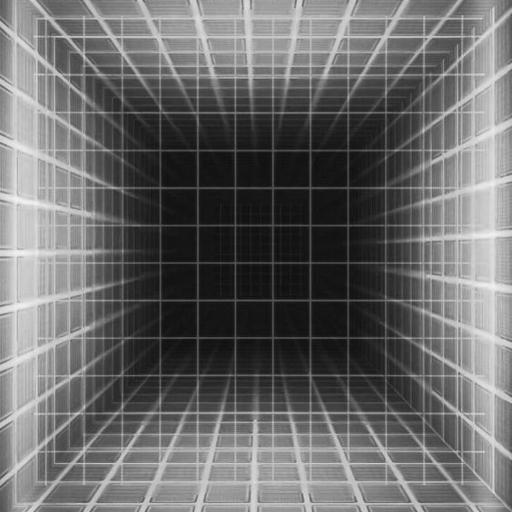
%> input picture Unidade_I/Lista4/images/background_2.jpg, 512 x 512 px
$ octave pratica4.m   (GNU Octave 9; MATLAB toolbox functions it lacks are replaced by stand-ins)
%> lines starting %> are read from the running program, lines starting %| are printed output that depends on the picture; in (x1, y1, x2, y2) boxes, pixels count from 0 and x2, y2 are one past the last pixel; in counts of white or black regions, pixels touching at a corner belong together; the program's own positions count from 1
clear all
close all

im_bg = imread('background_2.jpg');
%> im_bg is the input picture: size 512x512 uint8; min 10, max 245, mean 106.7
im_bg2 = imread('background_3.jpg');
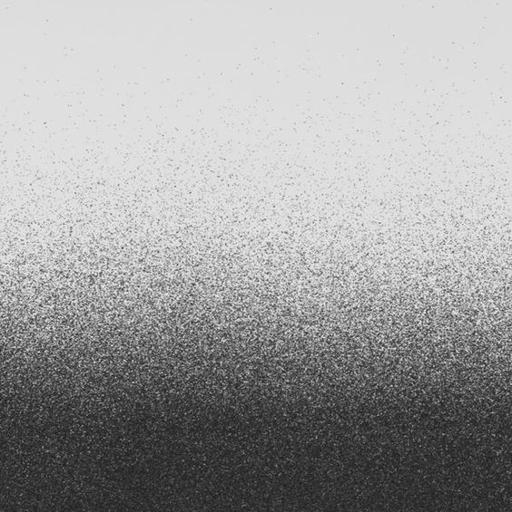
%> input picture Unidade_I/Lista4/images/background_3.jpg, 512 x 512 px
%> im_bg2 is the input picture: size 512x512 uint8; min 11, max 255, mean 159.6
im_mk = imread('mask_1.bmp');
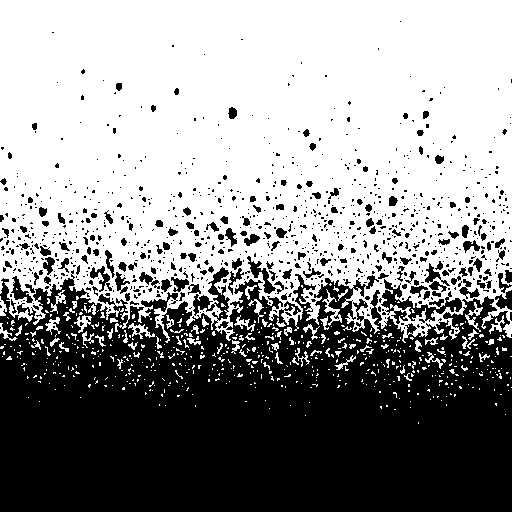
%> input picture Unidade_I/Lista4/images/mask_1.bmp, 512 x 512 px
%> im_mk is the input picture: size 512x512 uint8; 57.3% white; 987 black regions (829 under 20 px), largest, box (x1, y1, x2, y2) and area: (0, 267, 512, 512) 99157, (381, 279, 462, 324) 1120, (247, 256, 276, 294) 314
%im_mk = im_mk > 127;
im_ob = imread('object_4.jpg');
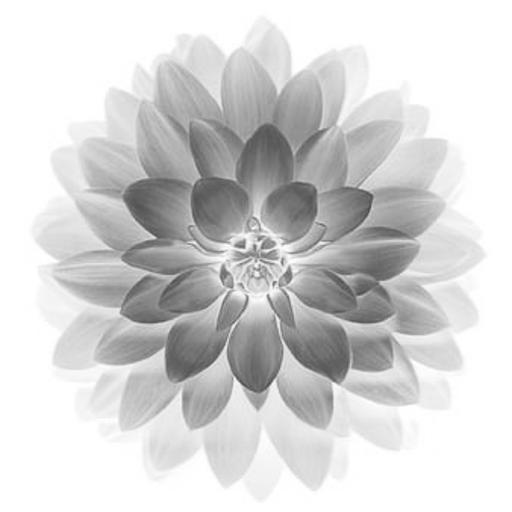
%> input picture Unidade_I/Lista4/images/object_4.jpg, 512 x 512 px
%> im_ob is the input picture: size 512x512 uint8; min 72, max 255, mean 213.4

%figure('name', 'teste')
%imshow((im_bg/2) + (im_ob/2))

figure('name', 'imagens de entrada');
subplot(1,3,1);
imshow(im_bg);
subplot(1,3,2);
imshow(im_mk);
subplot(1,3,3);
imshow(im_ob);

quadro = zeros(512, 512, 'uint8');

for i = 1:size(im_ob,1)
    for j = 1:size(im_ob,2)
       im_ob(i,j) = 255-im_ob(i,j);
    end
end
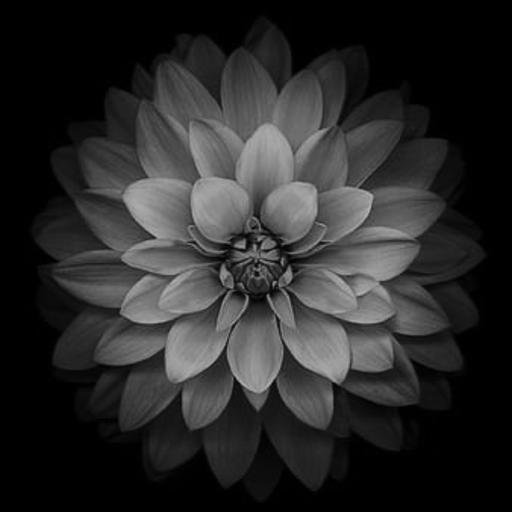
%> im_ob: size 512x512 uint8; min 0, max 183, mean 41.6

figure('name', 'imagem objeto');
imshow(im_ob);

im_bg2_copy = im_bg2;
for i = 1:size(im_ob,1)
    for j = 1:size(im_ob,2)
       im_bg2(size(im_ob,1)-i+1,j) = im_bg2_copy(i,j);
    end
end

im_mk_copy = im_mk;
for i = 1:size(im_ob,1)
    for j = 1:size(im_ob,2)
       im_mk(i,size(im_mk,2) + 1 - j) = im_mk_copy(j,i);
    end
end
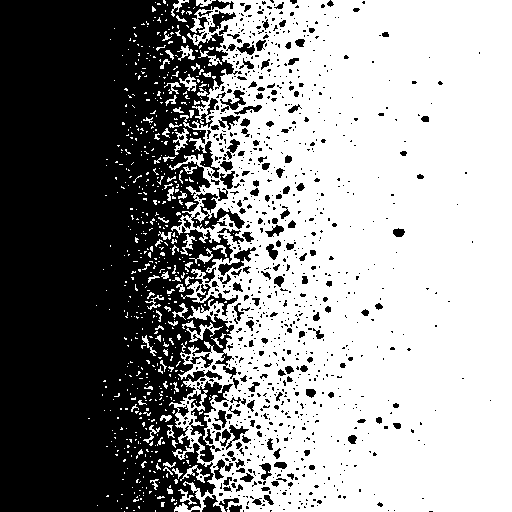
%> im_mk: size 512x512 uint8; 57.3% white; 987 black regions (829 under 20 px), largest, box (x1, y1, x2, y2) and area: (0, 0, 245, 512) 99157, (188, 381, 233, 462) 1120, (218, 247, 256, 276) 314

figure('name', 'rotação')
imshow(im_mk)

for i = 1:size(im_ob,1)
    for j = 1:size(im_ob,2)
       %im_bg(i,j) = im_bg(i,j) * uint8(!im_mk(i,j));
       if im_mk(i,j)
            im_bg(i,j) = im_bg2(i,j);
       else
            im_bg(i,j) = im_bg(i,j);
       endif


       quadro(i,j) = im_ob(i,j) + im_bg(i,j);
    end
end
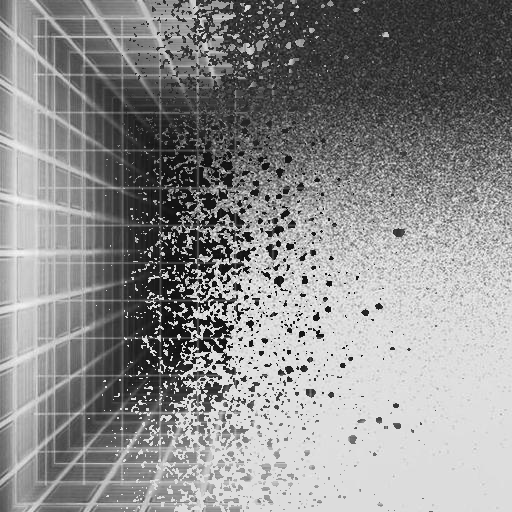
%> im_bg: size 512x512 uint8; min 10, max 255, mean 140.5
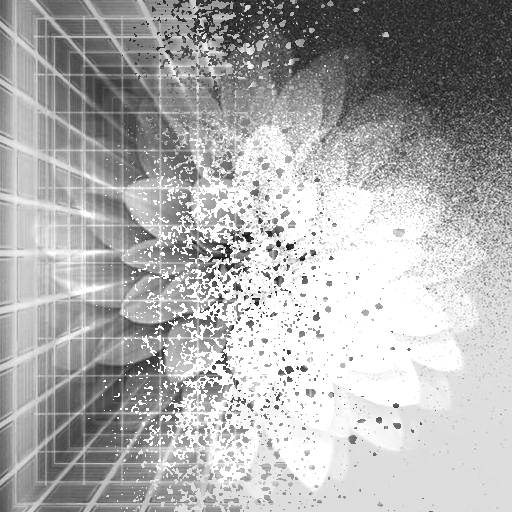
%> quadro: size 512x512 uint8; min 18, max 255, mean 173.8

figure('name', 'quadro1');
imshow(quadro);
